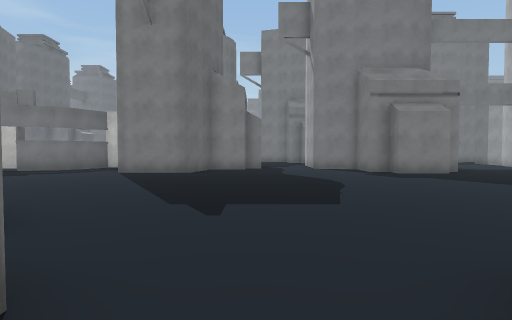
View 1 (above)

18 first-person views from a walk through a 3-D level made in the Unity game engine. The camera is 1.5 m above the floor, tilts 2° down and sees 80° across. The floor is counted in squares, 2 m on a side. Each view is taken from the middle of a square. On the plan, view 1 faces up. The plan holds only what a view shows up to about 10 squares ahead; the rest is blank. The place goes on beyond the plan. Some surface patterns are stand-ins.

View 2
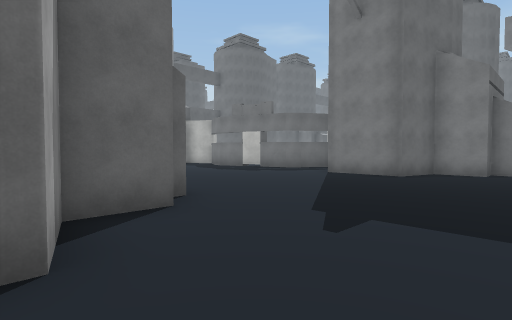

View 3
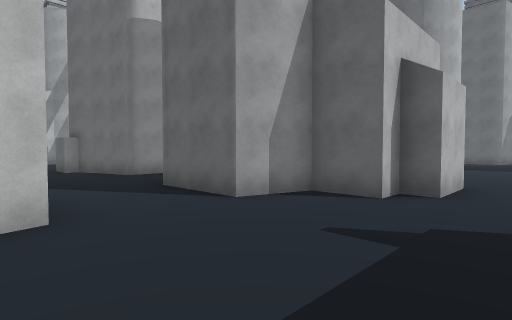

View 4
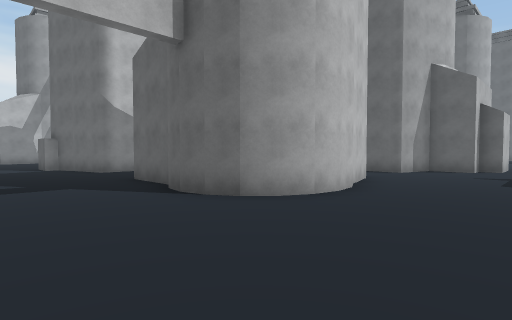

View 5
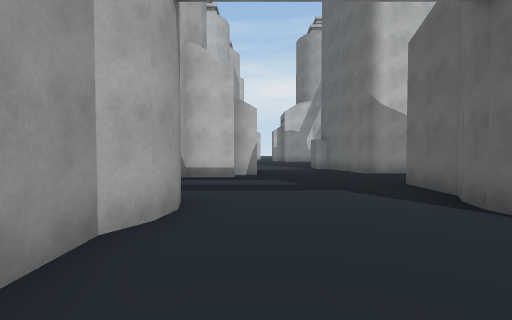

View 6
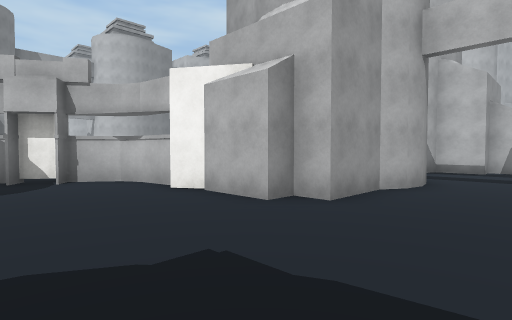

View 7
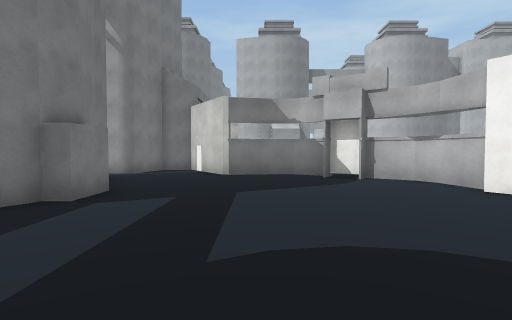

View 8
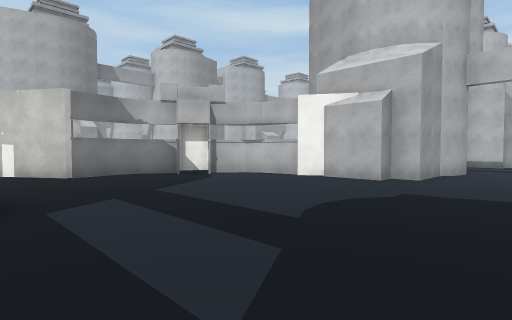

View 9
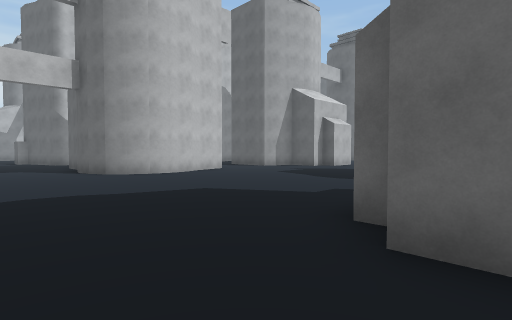

View 10
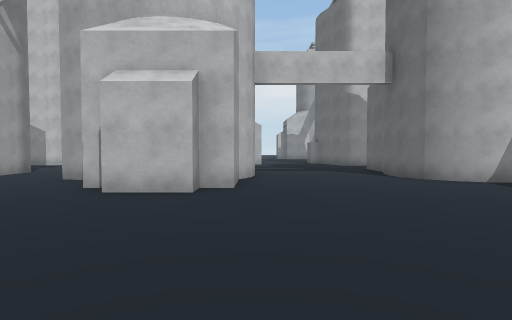

View 11
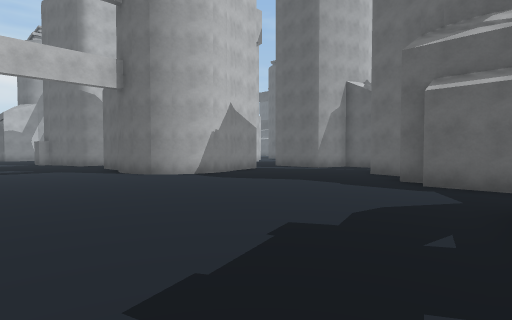

View 12
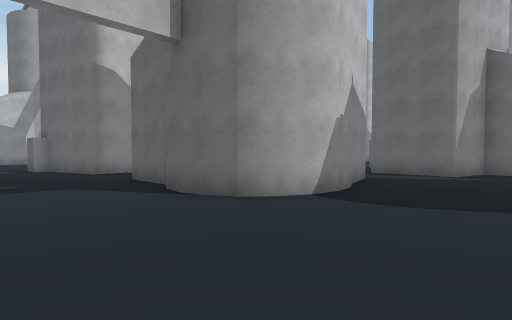

View 13
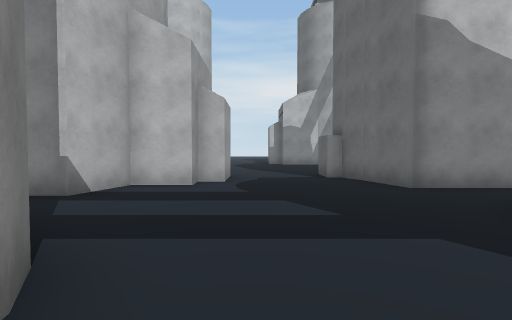

View 14
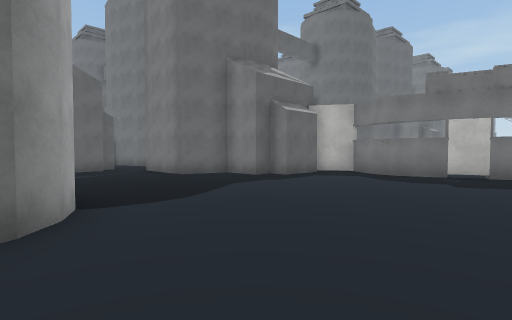

View 15
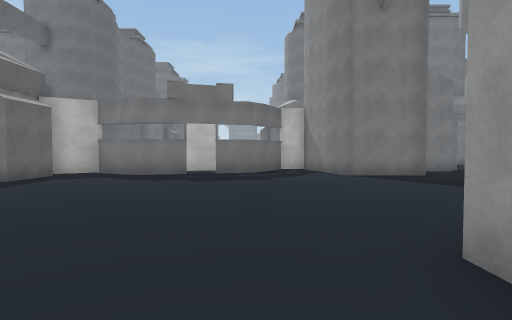

View 16
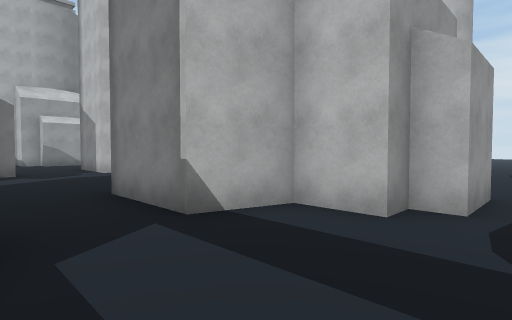

View 17
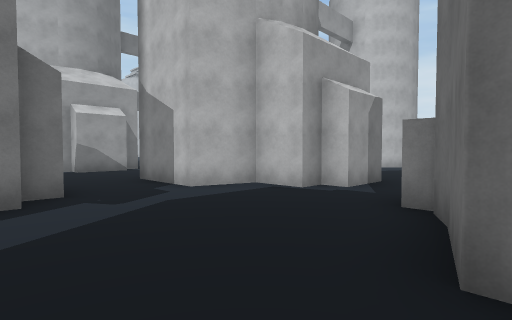

View 18
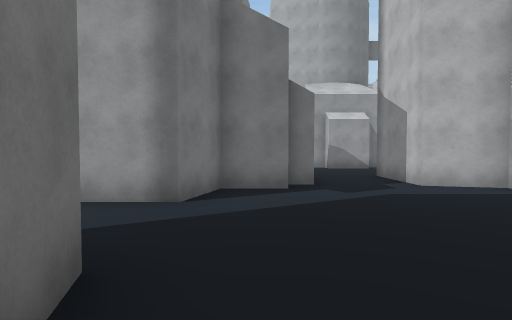

### Floor plan
Key: @ floor where view 1 was taken; # wall or solid block; . floor.
Columns run from 17 left of view 1 to 19 right of it. Each row starts with its distance up from view 1.
 11      #  ###.## #..     #.....###....
 10     #####....###.....###...........##
  9     #.............................##
  8   ###.............................#
  7   #...............................#
  6  ##..............................##
  5 .................................#.
  4 ..............................####
  3 #...........###.............###
  2 #...###.....###.....###.....#
  1 #..## ##...## ###..## ##...##
  0        #...##  ##@.#  ##...#
 -1        #....#  ##..####.....
 -2       ##..... ......###.....
 -3       #..............##.....
 -4       .......###...........##
 -5      ###.....###..........##
 -6        #...### ##...####..
 -7        ##..#    #..##   ..
 -8         #...     .##
 -9         ....     .#
-10            .      .
-11            .
-12            .

Positions as (right, up) in squares from view 1, and headings:
1: (0, 0), facing up
2: (1, 1), facing up-left
3: (2, 5), facing down-left
4: (9, 5), facing down-left
5: (9, 4), facing down
6: (8, 7), facing down-right
7: (8, 8), facing right
8: (8, 11), facing down-right
9: (9, 11), facing down-left
10: (-6, 9), facing down
11: (-6, 10), facing down-left
12: (-7, 5), facing down-left
13: (-7, 1), facing down
14: (-7, 1), facing up-left
15: (-7, 1), facing up
16: (-7, -2), facing down-right
17: (-2, -2), facing down-right
18: (-3, -2), facing right
